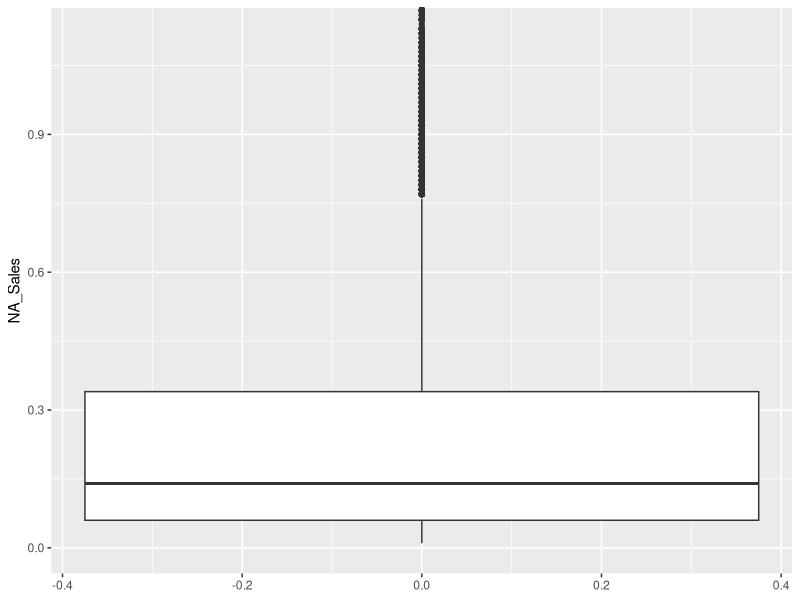
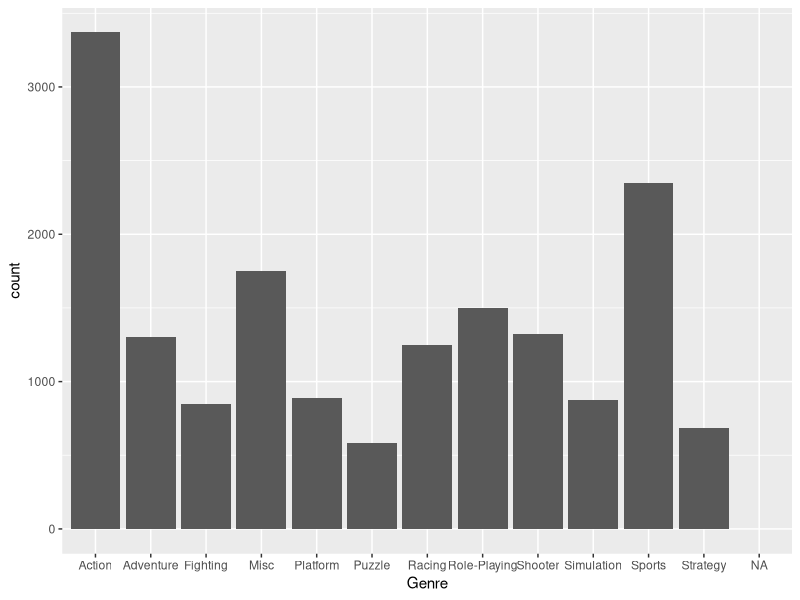
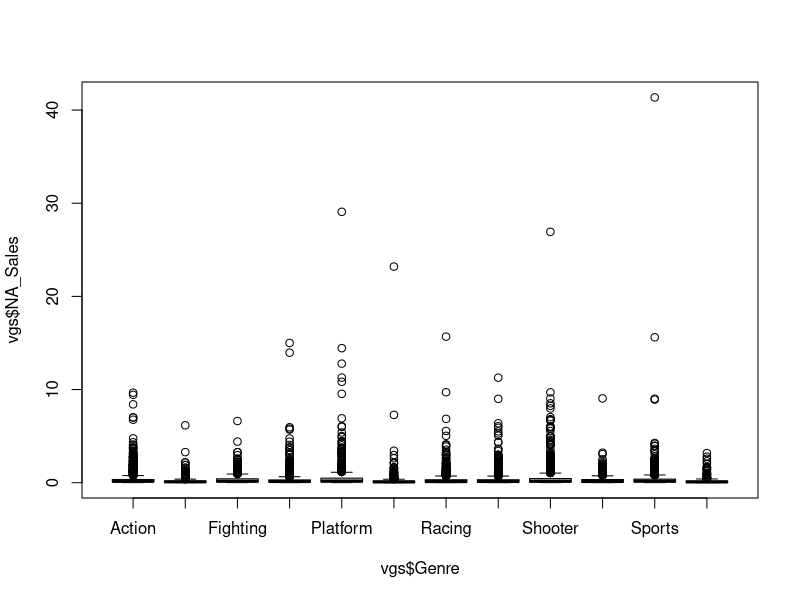
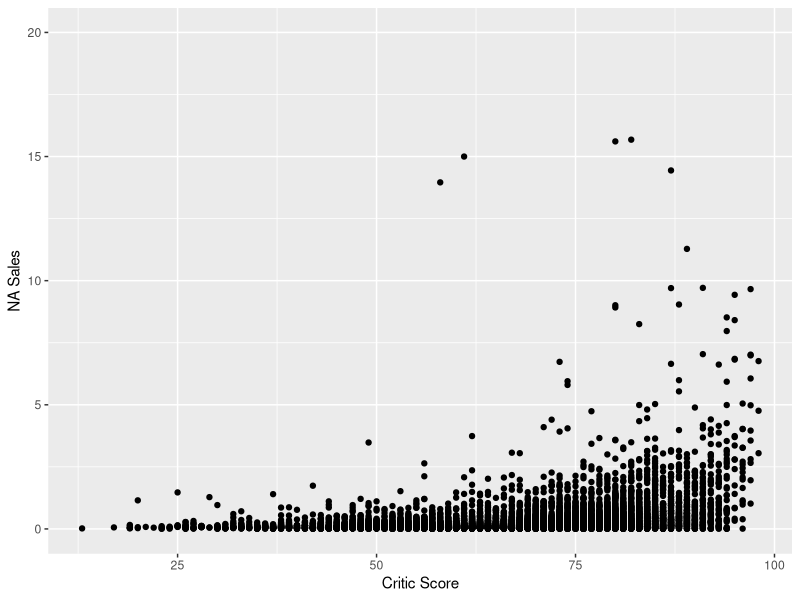

The R source for these figures, in order:
## ---- chunk 1
#Loading Libraries
library(tidyverse)

#Loading Dataset
vgs <- read.csv('replaced variables.csv')

#Transforming variables to appropriate data types
vgs$NA_Sales<-as.numeric(vgs$NA_Sales)
vgs$EU_Sales<-as.numeric(vgs$EU_Sales)
vgs$JP_Sales<-as.numeric(vgs$JP_Sales)
vgs$Other_Sales<-as.numeric(vgs$Other_Sales)
vgs$Platform <- as.factor(vgs$Platform)
vgs$Publisher <- as.factor(vgs$Genre)
vgs$Genre <- as.factor(vgs$Genre)
vgs$Developer <- as.factor(vgs$Developer)
vgs$Rating <- as.factor(vgs$Rating)
vgs$Year_of_Release <- as.factor(vgs$Year_of_Release)
vgs$User_Score <- as.numeric(vgs$User_Score)
vgs$Name <- as.character(vgs$Name)
vgs$User_Score <- vgs$User_Score * 10

#Replacing empty entries with NA
vgs$Rating[vgs$Rating %in% c("")]<- NA
vgs$Rating <-factor(vgs$Rating)
vgs$Developer[vgs$Developer %in% c("")]<- NA
vgs$Developer <-factor(vgs$Developer)
vgs$Genre[vgs$Genre %in% c("")]<- NA
vgs$Genre <-factor(vgs$Genre)
## ---- chunk 2
summary(vgs$NA_Sales, na.rm = TRUE) # summarize the variable NA_Sales
sd(vgs$NA_Sales, na.rm = TRUE) # find the standard deviation
IQR(vgs$NA_Sales, na.rm = TRUE) # find the IQR
nasmildthreshold = (.28*1.5) + .28 # mild threshold
print(nasmildthreshold)
nasmaxthreshold = (.28*3) + .28 # extreme threshold
print(nasmaxthreshold)
sum(vgs$NA_Sales>nasmaxthreshold, na.rm = TRUE) # number of observations above the max threshold
ggplot(data = vgs, aes(y = NA_Sales)) + geom_boxplot() + coord_cartesian(ylim = c(0, 1.12))
## ---- chunk 3
vgs$Genre[vgs$Genre %in% c("")]<- NA
freq_genre <- table(vgs$Genre)
rel_freq_genre <- table(vgs$Genre)/nrow(vgs)
ggplot(data = vgs) + geom_bar(mapping = aes(x = Genre))
## ---- chunk 4

## ---- chunk 5
summary(vgs$NA_Sales)
table(vgs$NA_Sales)
table(vgs$Genre)
boxplot(vgs$NA_Sales~vgs$Genre)
nasalesiqr <- IQR(vgs$NA_Sales, na.rm = TRUE)
## ---- chunk 6
ggplot(vgs, aes(Critic_Score, NA_Sales)) + geom_point() +ylab('NA Sales') + xlab('Critic Score') + ylim(0, 20)
